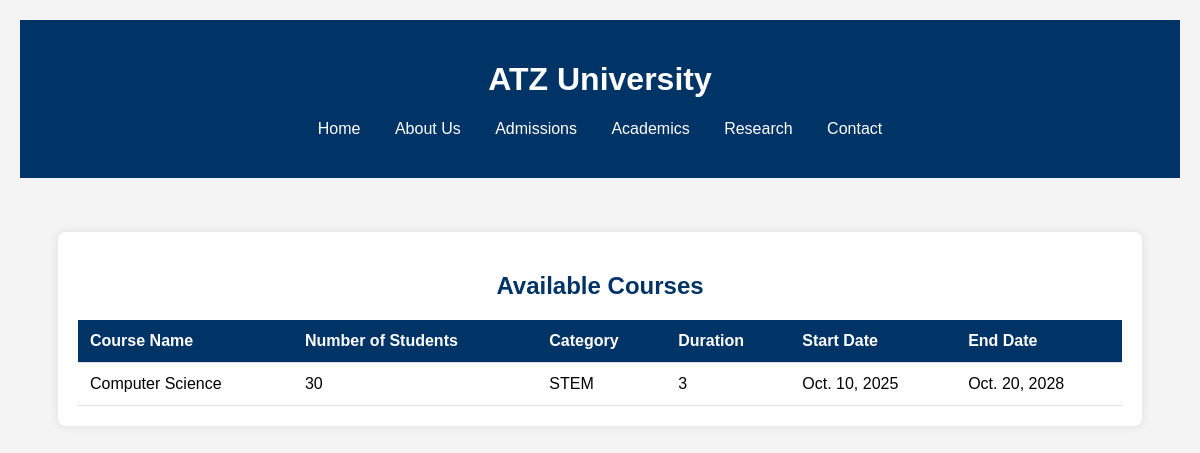
Page /academics/ on the earlier database version.
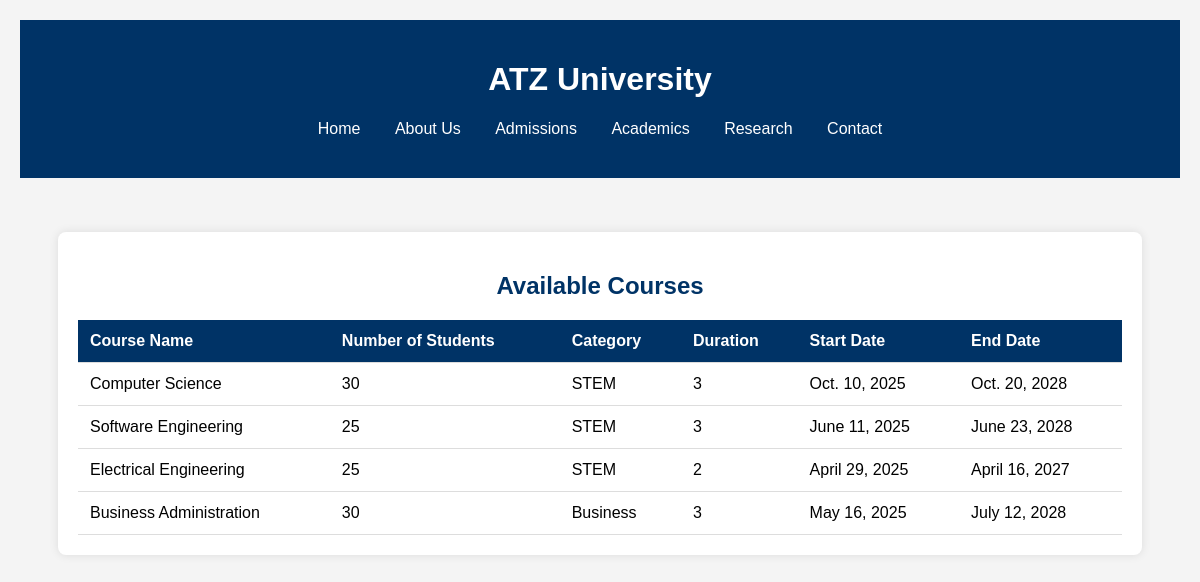
Same page on the later database version.
### Courses/models.py (models this page shows, shortened)
class Course(models.Model):
    id = models.AutoField(primary_key=True)
    name = models.CharField(max_length=100)
    NumofStudents = models.IntegerField()
    Category = models.CharField(max_length=100)
    Duration = models.IntegerField()
    StartDate = models.DateField()
    EndDate = models.DateField()

### Courses/views.py (the view)
# urls.py: path('academics/', views.academics, name='academics'),
def academics(request):
   courses = Course.objects.all()
   return render(request, 'courses/academics.html', {'courses': courses})

### Courses/templates/courses/academics.html (shortened to what this page needs)
{% load static %}
<!DOCTYPE html>
<html lang="en">
<head>
    <link rel="stylesheet" href="{% static 'courses/academicsCSS.css' %}">
</head>
<body>
    <header>
        <h1>ATZ University</h1>
        <nav>
            <a href="home/">Home</a>
            <a href="#about">About Us</a>
            <a href="#admissions">Admissions</a>
            <a href="academics/">Academics</a>
            <a href="#research">Research</a>
            <a href="#contact">Contact</a>
        </nav>
    </header>
    <br/><br/><br/>
    <div class="container">
        <h2>Available Courses</h2>
        <table>
            <thead>
                <tr>
                    <th>Course Name</th>
                    <th>Number of Students</th>
                    <th>Category</th>
                    <th>Duration</th>
                    <th>Start Date</th>
                    <th>End Date</th>
                </tr>
            </thead>
            <tbody>
                {% for cour in courses %}
                    <tr>
                        <td>{{ cour.name }}</td>
                        <td>{{ cour.NumofStudents }}</td>
                        <td>{{ cour.Category }}</td>
                        <td>{{ cour.Duration }}</td>
                        <td>{{ cour.StartDate }}</td>
                        <td>{{ cour.EndDate }}</td>
                    </tr>
                {% empty %}
                    <tr>
                        <td colspan="6">No courses available; table is empty</td>
                    </tr>
                {% endfor %}
            </tbody>
        </table>
    </div>
</body>
</html>

### Courses/static/courses/academicsCSS.css (style rules this page uses)
body { font-family: Arial, sans-serif; background-color: #f4f4f4; margin: 0; padding: 20px; }
.container { max-width: 90%; margin: auto; background: white; padding: 20px; border-radius: 8px; box-shadow: 0 0 10px rgba(0, 0, 0, 0.1); }
h2 { text-align: center; color: #003366; }
header { background: #003366; color: #ffffff; padding: 20px 0; text-align: center; }
nav { margin: 20px 0; }
nav a { margin: 0 15px; color: #ffffff; text-decoration: none; }
table { width: 100%; border-collapse: collapse; margin-top: 20px; }
th, td { padding: 12px; text-align: left; border-bottom: 1px solid #ddd; }
th { background-color: #003366; color: white; }

Differences in the rows shown:
added Course: name "Software Engineering", NumofStudents "25", Category "STEM", Duration "3", StartDate "June 11, 2025", EndDate "June 23, 2028"
added Course: name "Electrical Engineering", NumofStudents "25", Category "STEM", Duration "2", StartDate "April 29, 2025", EndDate "April 16, 2027"
added Course: name "Business Administration", NumofStudents "30", Category "Business", Duration "3", StartDate "May 16, 2025", EndDate "July 12, 2028"
